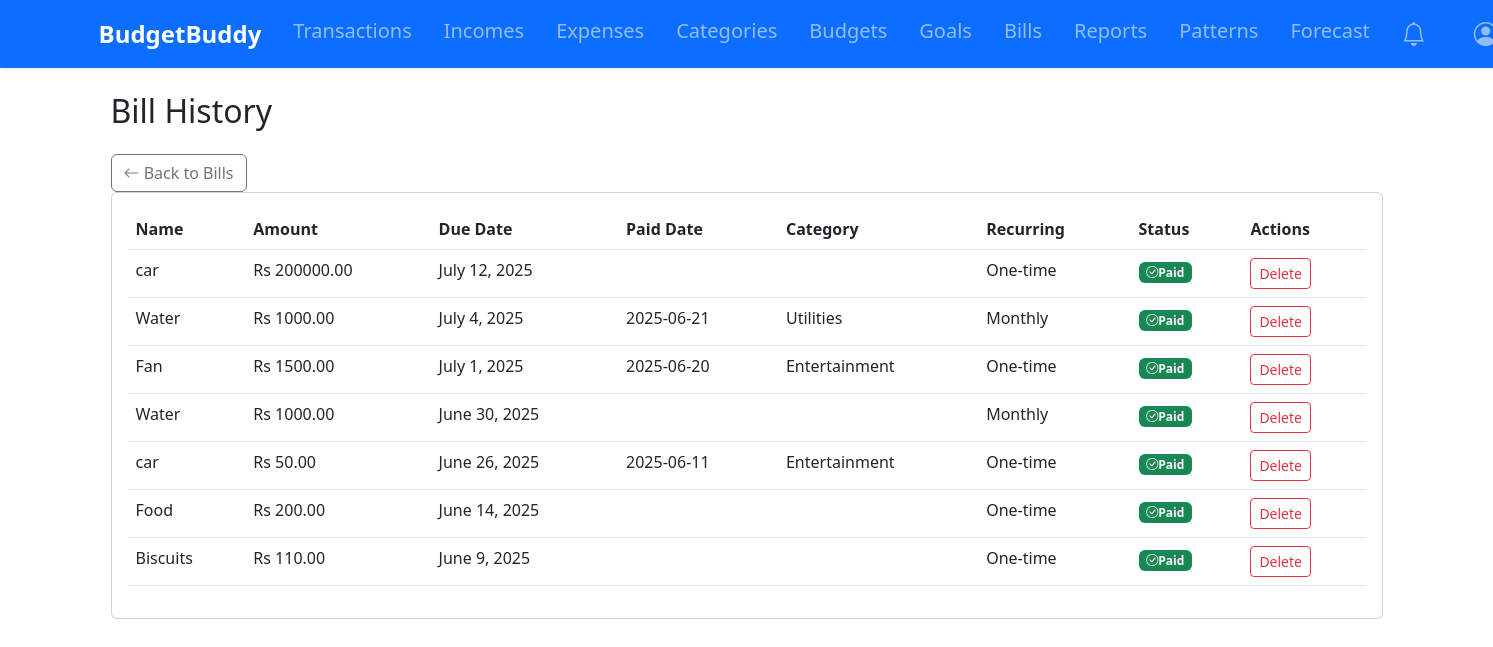
Before: /bills/history/ (signed in) with the older database file.
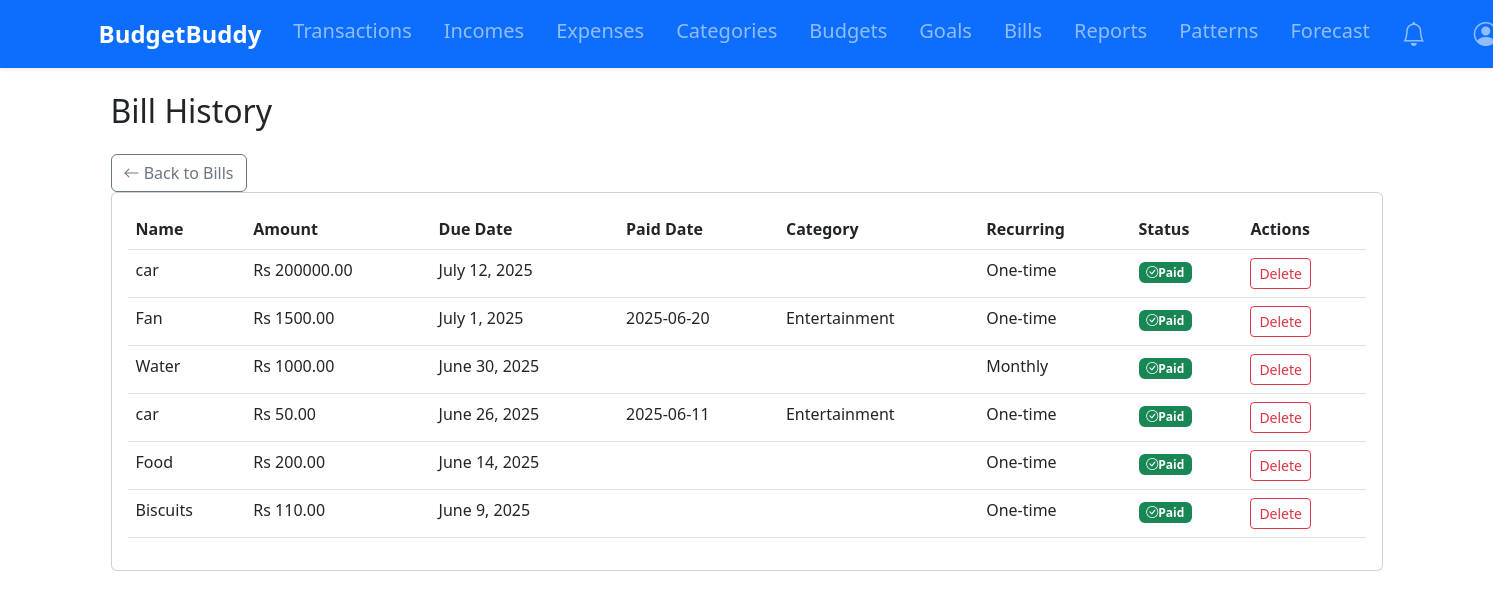
After: the same page with the newer database file.
### tracker/models.py (models this page shows, shortened)
class Bill(models.Model):
    user = models.ForeignKey(User, on_delete=models.CASCADE)
    name = models.CharField(max_length=100)
    amount = models.DecimalField(max_digits=10, decimal_places=2)
    due_date = models.DateField()
    is_paid = models.BooleanField(default=False)
    paid_date = models.DateField(null=True, blank=True)
    category = models.ForeignKey(Category, on_delete=models.SET_NULL, null=True)
    recurring = models.BooleanField(default=False)
    recurring_frequency = models.CharField(max_length=20, blank=True, choices=[
        ('WEEKLY', 'Weekly'),
        ('MONTHLY', 'Monthly'),
        ('YEARLY', 'Yearly')
    ])

class Category(models.Model):
    name = models.CharField(max_length=100)
    user = models.ForeignKey(User, on_delete=models.CASCADE)
    CATEGORY_TYPES = [
        ('IN', 'Income'),
        ('EX', 'Expense'),
    ]
    category_type = models.CharField(max_length=2, choices=CATEGORY_TYPES)
    def __str__(self):
        return f"{self.name} ({self.get_category_type_display()})"

### tracker/views.py (the view)
# urls.py: path('bills/history/', bill_history, name='bill_history'),
@login_required
def bill_history(request):
    all_bills = Bill.objects.filter(user=request.user, is_paid = True).order_by('-due_date')
    return render(request, 'tracker/bill_history.html', {'bills': all_bills})

### tracker/context_processors.py (called while the page is built)
def notifications_count(request):
    if request.user.is_authenticated:
        return {
            'unread_notifications_count': Notification.objects.filter(
                user=request.user,
                is_read=False
            ).count()
        }
    return {'unread_notifications_count': 0}

### tracker/models.py (called while the page is built)
    def progress(self):
        expenses = Transaction.objects.filter(
            user=self.user,
            category=self.category,
            date__gte=self.start_date,
            date__lte=self.end_date
        ).aggregate(total=models.Sum('amount'))['total'] or 0
        return (expenses / self.amount) * 100 if self.amount else 0

    def progress(self):
        return (self.current_amount / self.target_amount) * 100 if self.target_amount else 0

### tracker/utils.py (called while the page is built)
def create_notification(user, message, notification_type, repeat_frequency='ONCE'):
    if should_send_notification(notification_type, user, message):
        Notification.objects.create(
            user=user,
            message=message,
            notification_type=notification_type,
            repeat_frequency=repeat_frequency
        )

### templates/tracker/bill_history.html
{% extends 'base.html' %}
{% block content %}
<div class="container">
    <h2 class="my-4">Bill History</h2>
    <div>
        <a href="{% url 'bill_list' %}" class="btn btn-outline-secondary">
            <i class="bi bi-arrow-left"></i> Back to Bills
        </a>
    </div>
    <div class="card">
        <div class="card-body">
            <table class="table">
                <thead>
                    <tr>
                        <th>Name</th>
                        <th>Amount</th>
                        <th>Due Date</th>
                        <th>Paid Date</th>
                        <th>Category</th>
                        <th>Recurring</th>
                        <th>Status</th>
                        <th>Actions</th>
                    </tr>
                </thead>
                <tbody>
                    {% for bill in bills %}
                    <tr>
                        <td>{{ bill.name }}</td>
                        <td>Rs {{ bill.amount }}</td>
                        <td>{{ bill.due_date }}</td>
                        <td>
                            {% if bill.is_paid %}
                                {{ bill.paid_date|date:"Y-m-d" }}
                            {% else %}
                                -
                            {% endif %}
                        </td>
                        <td>{{ bill.category.name }}</td>
                        <td>
                            {% if bill.recurring %}
                                {{ bill.get_recurring_frequency_display }}
                            {% else %}
                                One-time
                            {% endif %}
                        </td>
                        <td>
                            {% if bill.is_paid %}
                                <span class="badge bg-success"><i class="bi bi-check-circle"></i>Paid</span>
                            {% else %}
                                <span class="badge bg-warning text-dark">Pending</span>
                            {% endif %}
                        </td>
                        <td>
                            <a href="{% url 'delete_bill_from_history' bill.id %}" class="btn btn-sm btn-outline-danger">Delete</a>
                        </td>
                    </tr>
                    {% empty %}
                    <tr>
                        <td colspan="6" class="text-center">No bill history</td>
                    </tr>
                    {% endfor %}
                </tbody>
            </table>
        </div>
    </div>
</div>
{% endblock %}

Changed rows visible on the page:
removed Bill: name "Water", amount "1000.00", due_date "July 4, 2025", paid_date "2025-06-21", category.name "Utilities", recurring_frequency "Monthly", is_paid True (drawn)
